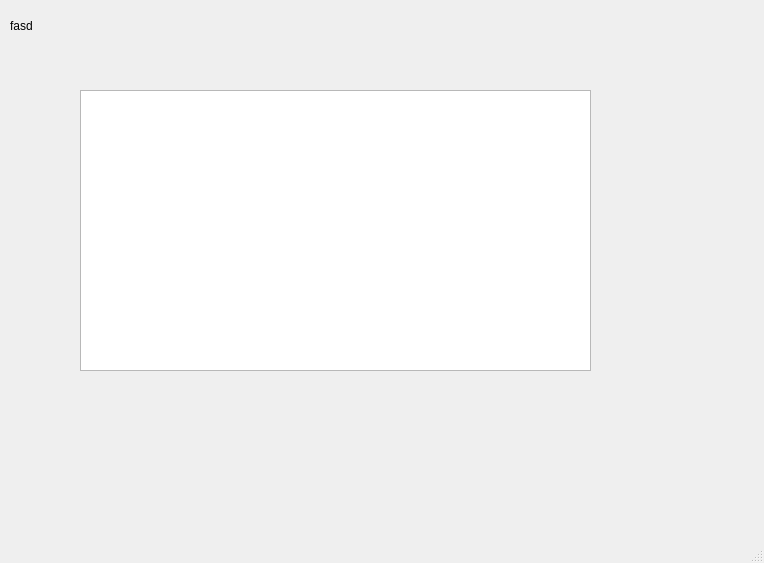
<?xml version="1.0" encoding="UTF-8"?>
<ui version="4.0">
 <class>MainWindow</class>
 <widget class="QMainWindow" name="MainWindow">
  <property name="geometry">
   <rect>
    <x>0</x>
    <y>0</y>
    <width>764</width>
    <height>563</height>
   </rect>
  </property>
  <property name="windowTitle">
   <string>MainWindow</string>
  </property>
  <widget class="QWidget" name="centralwidget">
   <widget class="QLabel" name="label">
    <property name="geometry">
     <rect>
      <x>10</x>
      <y>0</y>
      <width>111</width>
      <height>51</height>
     </rect>
    </property>
    <property name="text">
     <string>fasd</string>
    </property>
   </widget>
   <widget class="QTextBrowser" name="textBrowser">
    <property name="geometry">
     <rect>
      <x>80</x>
      <y>90</y>
      <width>511</width>
      <height>281</height>
     </rect>
    </property>
   </widget>
  </widget>
  <widget class="QMenuBar" name="menubar">
   <property name="geometry">
    <rect>
     <x>0</x>
     <y>0</y>
     <width>764</width>
     <height>21</height>
    </rect>
   </property>
  </widget>
  <widget class="QStatusBar" name="statusbar"/>
 </widget>
 <resources/>
 <connections/>
</ui>
